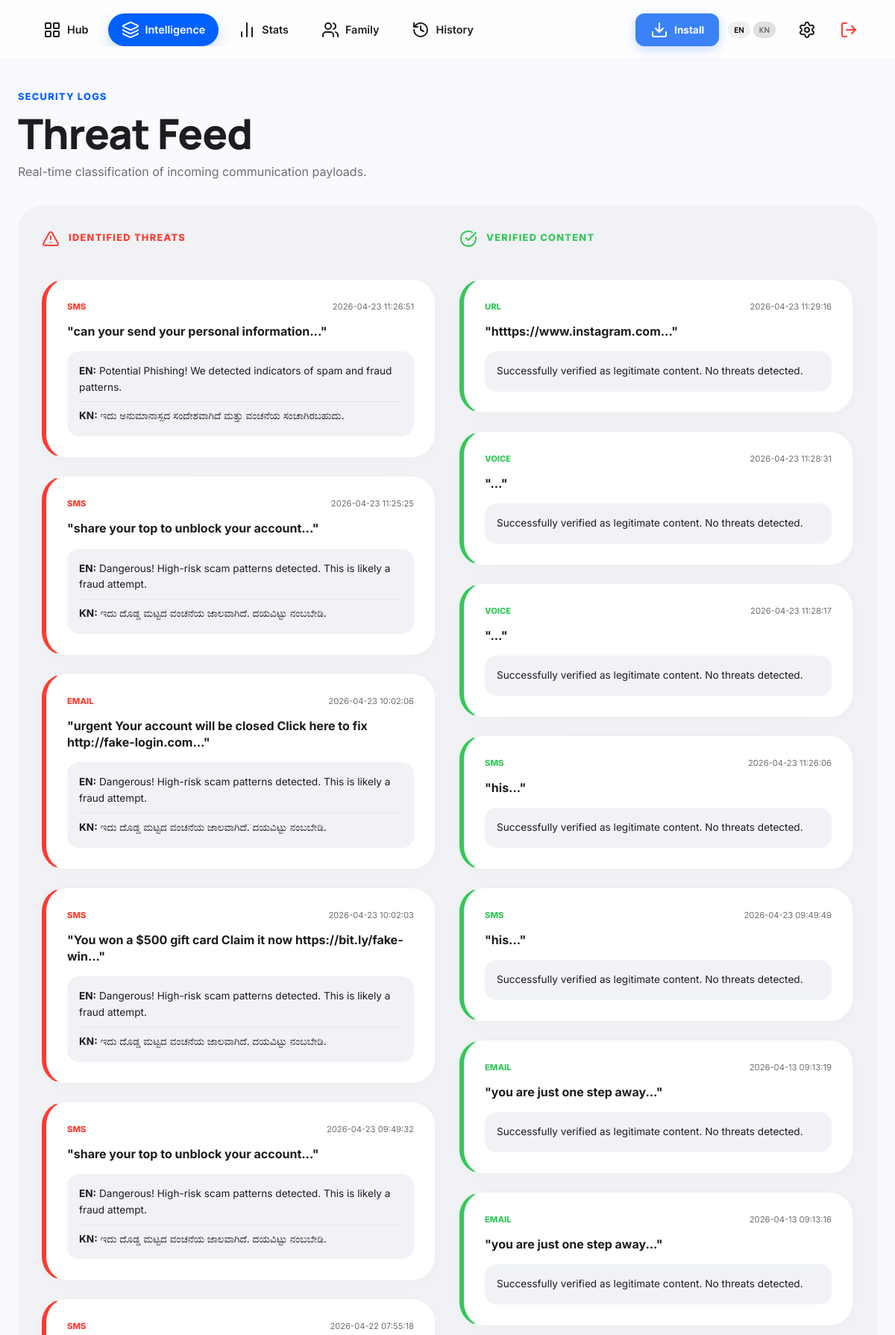
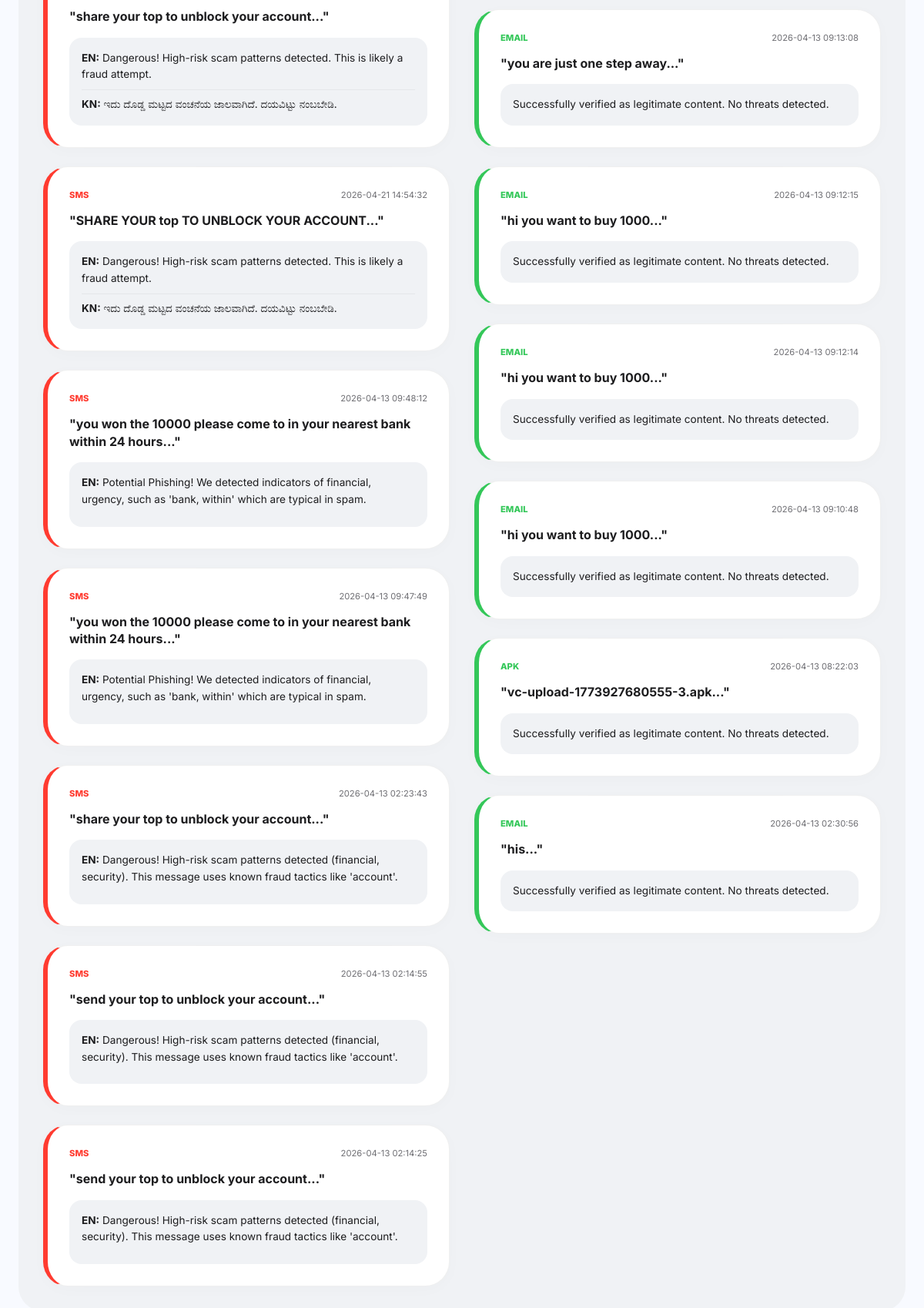
/classification (signed in), run on the app's committed database (2 pictures, top to bottom).
### tables this page shows
CREATE TABLE scans (
        id INTEGER PRIMARY KEY AUTOINCREMENT,
        user_id INTEGER,
        scan_type TEXT, -- 'email', 'url', 'id_card'
        content TEXT,    -- The text analyzed or filename for ID cards
        prediction TEXT, -- 'Spam'/'Ham' or 'Fake'/'Genuine'
        score INTEGER,
        explanation TEXT,
        timestamp DATETIME DEFAULT CURRENT_TIMESTAMP, is_reported INTEGER DEFAULT 0, explanation_kn TEXT,
        FOREIGN KEY(user_id) REFERENCES users(id)
    );

### app.py (the view)
@app.route("/classification")
def classification():
    if not session.get("logged_in"): return redirect("/")
    if session.get("admin_verified"): return redirect("/admin")
    conn = get_db()
    cursor = conn.cursor()
    cursor.execute("SELECT id FROM users WHERE email=?", (session.get("email"),))
    user = cursor.fetchone()
    cursor.execute("SELECT * FROM scans WHERE user_id=? ORDER BY timestamp DESC", (user["id"],))
    scans = [dict(row) for row in cursor.fetchall()]
    conn.close()
    return render_template("classification.html", messages=scans)

### database.py (called while the page is built)
def get_db():
    db_path = os.getenv("DATABASE_PATH", "database.db")
    conn = sqlite3.connect(db_path)
    conn.row_factory = sqlite3.Row
    return conn

### templates/classification.html (shortened to what this page needs)
<!DOCTYPE html>
<html lang="en">
<head>
    <link rel="stylesheet" href="{{ url_for('static', filename='style.css') }}">
</head>
<body>
    <nav class="top-nav">
        <div class="nav-wrapper">
            <div class="nav-container">
                <a href="/dashboard" class="nav-link"><i data-lucide="layout-grid"></i> Hub</a>
                <a href="/classification" class="nav-link active"><i data-lucide="layers"></i> Intelligence</a>
                <a href="/analytics" class="nav-link"><i data-lucide="bar-chart-2"></i> Stats</a>
                <a href="/family" class="nav-link"><i data-lucide="users"></i> Family</a>
                <a href="/history" class="nav-link"><i data-lucide="history"></i> History</a>
            </div>
            <div class="nav-right">
                <button id="pwa-install-btn" class="btn-pwa-old" style="display: none;">
                    <i data-lucide="download"></i> Install
                </button>
                <div style="display: flex; gap: 4px; margin-right: 8px;">
                    <button onclick="setLanguage('en')" id="btn-en" class="btn" style="padding: 4px 8px; font-size: 0.65rem;">EN</button>
                    <button onclick="setLanguage('kn')" id="btn-kn" class="btn" style="padding: 4px 8px; font-size: 0.65rem; background: #e0e0e0; color: #666;">KN</button>
                </div>
                <a href="/settings" class="nav-icon-btn"><i data-lucide="settings"></i></a>
                <a href="/logout" class="nav-icon-btn text-danger"><i data-lucide="log-out"></i></a>
            </div>
        </div>
    </nav>
    <main class="main-content animate-fade-in">
        <header class="editorial-header">
            <span class="editorial-cap">Security Logs</span>
            <h1 id="tour-hub-title">Threat Feed</h1>
            <p style="color: var(--text-muted); font-size: 1rem; margin-top: 8px;">Real-time classification of incoming communication payloads.</p>
        </header>
        <div class="layout-section">
            <div class="feed-container">
            <div class="feed-column">
                <div class="column-header" style="color: var(--danger);">
                    <i data-lucide="alert-triangle"></i> Identified Threats
                </div>
                {% for scan in messages if scan.prediction in ['Spam', 'Fake'] %}
                <div class="bento-card feed-card spam">
                    <div style="display: flex; justify-content: space-between; margin-bottom: 12px;">
                        <span style="font-size: 0.7rem; font-weight: 800; color: var(--danger); text-transform: uppercase;">{{ scan.scan_type }}</span>
                        <span style="font-size: 0.7rem; color: var(--text-muted);">{{ scan.timestamp }}</span>
                    </div>
                    <p style="font-weight: 700; margin-bottom: 16px; color: var(--on-surface); line-height: 1.4;">"{{ scan.content[:200] }}..."</p>
                    <div style="padding: 16px; background: var(--surface-container-low); border-radius: 16px; font-size: 0.85rem; color: var(--on-surface-variant);">
                        <p style="margin-bottom: 8px;"><strong>EN:</strong> {{ scan.explanation }}</p>
                        {% if scan.explanation_kn %}
                        <p style="border-top: 1px solid rgba(0,0,0,0.05); padding-top: 8px;"><strong>KN:</strong> {{ scan.explanation_kn }}</p>
                        {% endif %}
                    </div>
                </div>
                {% endfor %}
            </div>
            <div class="feed-column">
                <div class="column-header" style="color: var(--success);">
                    <i data-lucide="check-circle"></i> Verified Content
                </div>
                {% for scan in messages if scan.prediction not in ['Spam', 'Fake'] %}
                <div class="bento-card feed-card ham">
                    <div style="display: flex; justify-content: space-between; margin-bottom: 12px;">
                        <span style="font-size: 0.7rem; font-weight: 800; color: var(--success); text-transform: uppercase;">{{ scan.scan_type }}</span>
                        <span style="font-size: 0.7rem; color: var(--text-muted);">{{ scan.timestamp }}</span>
                    </div>
                    <p style="font-weight: 700; margin-bottom: 16px; color: var(--on-surface); line-height: 1.4;">"{{ scan.content[:200] }}..."</p>
                    <div style="padding: 16px; background: var(--surface-container-low); border-radius: 16px; font-size: 0.85rem; color: var(--on-surface-variant);">
                        Successfully verified as legitimate content. No threats detected.
                    </div>
                </div>
                {% endfor %}
            </div>
        </div>
    </main>
<script src="{{ url_for('static', filename='pwa.js') }}"></script></body>
</html>

### templates/classification.html (style rules this page uses)
.feed-container { display: grid; grid-template-columns: repeat(auto-fit, minmax(360px, 1fr)); gap: 32px; }
.feed-column { display: flex; flex-direction: column; gap: 24px; }
.column-header { display: flex; align-items: center; gap: 12px; font-weight: 800; text-transform: uppercase; font-size: 0.8rem; padding-bottom: 16px; border-bottom: 2px solid var(--surface-container-low); letter-spacing: 0.1em; }
.feed-card { border-left: 6px solid transparent; }
.feed-card.spam { border-left-color: var(--danger); background: var(--surface-container-lowest); }
.feed-card.ham { border-left-color: var(--success); background: var(--surface-container-lowest); }

### data on the page
scans: scan_type "SMS", timestamp "2026-04-23 11:26:51", content "can your send your personal information", explanation "Potential Phishing! We detected indicators of spam and fraud patterns.", explanation_kn "ಇದು ಅನುಮಾನಾಸ್ಪದ ಸಂದೇಶವಾಗಿದೆ ಮತ್ತು ವಂಚನೆಯ ಸಂಚಾಗಿರಬಹುದು."
scans: scan_type "SMS", timestamp "2026-04-23 11:25:25", content "share your top to unblock your account", explanation "Dangerous! High-risk scam patterns detected. This is likely a fraud attempt.", explanation_kn "ಇದು ದೊಡ್ಡ ಮಟ್ಟದ ವಂಚನೆಯ ಜಾಲವಾಗಿದೆ. ದಯವಿಟ್ಟು ನಂಬಬೇಡಿ."
scans: scan_type "EMAIL", timestamp "2026-04-23 10:02:06", content "urgent Your account will be closed Click here to fix http://fake-login.com", explanation "Dangerous! High-risk scam patterns detected. This is likely a fraud attempt.", explanation_kn "ಇದು ದೊಡ್ಡ ಮಟ್ಟದ ವಂಚನೆಯ ಜಾಲವಾಗಿದೆ. ದಯವಿಟ್ಟು ನಂಬಬೇಡಿ."
scans: scan_type "SMS", timestamp "2026-04-23 10:02:03", content "You won a $500 gift card Claim it now https://bit.ly/fake-win", explanation "Dangerous! High-risk scam patterns detected. This is likely a fraud attempt.", explanation_kn "ಇದು ದೊಡ್ಡ ಮಟ್ಟದ ವಂಚನೆಯ ಜಾಲವಾಗಿದೆ. ದಯವಿಟ್ಟು ನಂಬಬೇಡಿ."
scans: scan_type "SMS", timestamp "2026-04-23 09:49:32", content "share your top to unblock your account", explanation "Dangerous! High-risk scam patterns detected. This is likely a fraud attempt.", explanation_kn "ಇದು ದೊಡ್ಡ ಮಟ್ಟದ ವಂಚನೆಯ ಜಾಲವಾಗಿದೆ. ದಯವಿಟ್ಟು ನಂಬಬೇಡಿ."
scans: scan_type "SMS", timestamp "2026-04-22 07:55:18", content "share your top to unblock your account", explanation "Dangerous! High-risk scam patterns detected. This is likely a fraud attempt.", explanation_kn "ಇದು ದೊಡ್ಡ ಮಟ್ಟದ ವಂಚನೆಯ ಜಾಲವಾಗಿದೆ. ದಯವಿಟ್ಟು ನಂಬಬೇಡಿ."
scans: scan_type "SMS", timestamp "2026-04-21 14:54:32", content "SHARE YOUR top TO UNBLOCK YOUR ACCOUNT", explanation "Dangerous! High-risk scam patterns detected. This is likely a fraud attempt.", explanation_kn "ಇದು ದೊಡ್ಡ ಮಟ್ಟದ ವಂಚನೆಯ ಜಾಲವಾಗಿದೆ. ದಯವಿಟ್ಟು ನಂಬಬೇಡಿ."
scans: scan_type "SMS", timestamp "2026-04-13 09:48:12", content "you won the 10000 please come to in your nearest bank within 24 hours", explanation "Potential Phishing! We detected indicators of financial, urgency, such as 'bank, within' which are typical in spam."
scans: scan_type "SMS", timestamp "2026-04-13 09:47:49", content "you won the 10000 please come to in your nearest bank within 24 hours", explanation "Potential Phishing! We detected indicators of financial, urgency, such as 'bank, within' which are typical in spam."
scans: scan_type "SMS", timestamp "2026-04-13 02:23:43", content "share your top to unblock your account", explanation "Dangerous! High-risk scam patterns detected (financial, security). This message uses known fraud tactics like 'account'."
scans: scan_type "SMS", timestamp "2026-04-13 02:14:55", content "send your top to unblock your account", explanation "Dangerous! High-risk scam patterns detected (financial, security). This message uses known fraud tactics like 'account'."
scans: scan_type "SMS", timestamp "2026-04-13 02:14:25", content "send your top to unblock your account", explanation "Dangerous! High-risk scam patterns detected (financial, security). This message uses known fraud tactics like 'account'."
scans: scan_type "URL", timestamp "2026-04-23 11:29:16", content "htttps://www.instagram.com"
scans: scan_type "VOICE", timestamp "2026-04-23 11:28:31"
scans: scan_type "VOICE", timestamp "2026-04-23 11:28:17"
scans: scan_type "SMS", timestamp "2026-04-23 11:26:06", content "his"
scans: scan_type "SMS", timestamp "2026-04-23 09:49:49", content "his"
scans: scan_type "EMAIL", timestamp "2026-04-13 09:13:19", content "you are just one step away"
scans: scan_type "EMAIL", timestamp "2026-04-13 09:13:16", content "you are just one step away"
scans: scan_type "EMAIL", timestamp "2026-04-13 09:13:08", content "you are just one step away"
scans: scan_type "EMAIL", timestamp "2026-04-13 09:12:15", content "hi you want to buy 1000"
scans: scan_type "EMAIL", timestamp "2026-04-13 09:12:14", content "hi you want to buy 1000"
scans: scan_type "EMAIL", timestamp "2026-04-13 09:10:48", content "hi you want to buy 1000"
scans: scan_type "APK", timestamp "2026-04-13 08:22:03", content "vc-upload-1773927680555-3.apk"
scans: scan_type "EMAIL", timestamp "2026-04-13 02:30:56", content "his"
